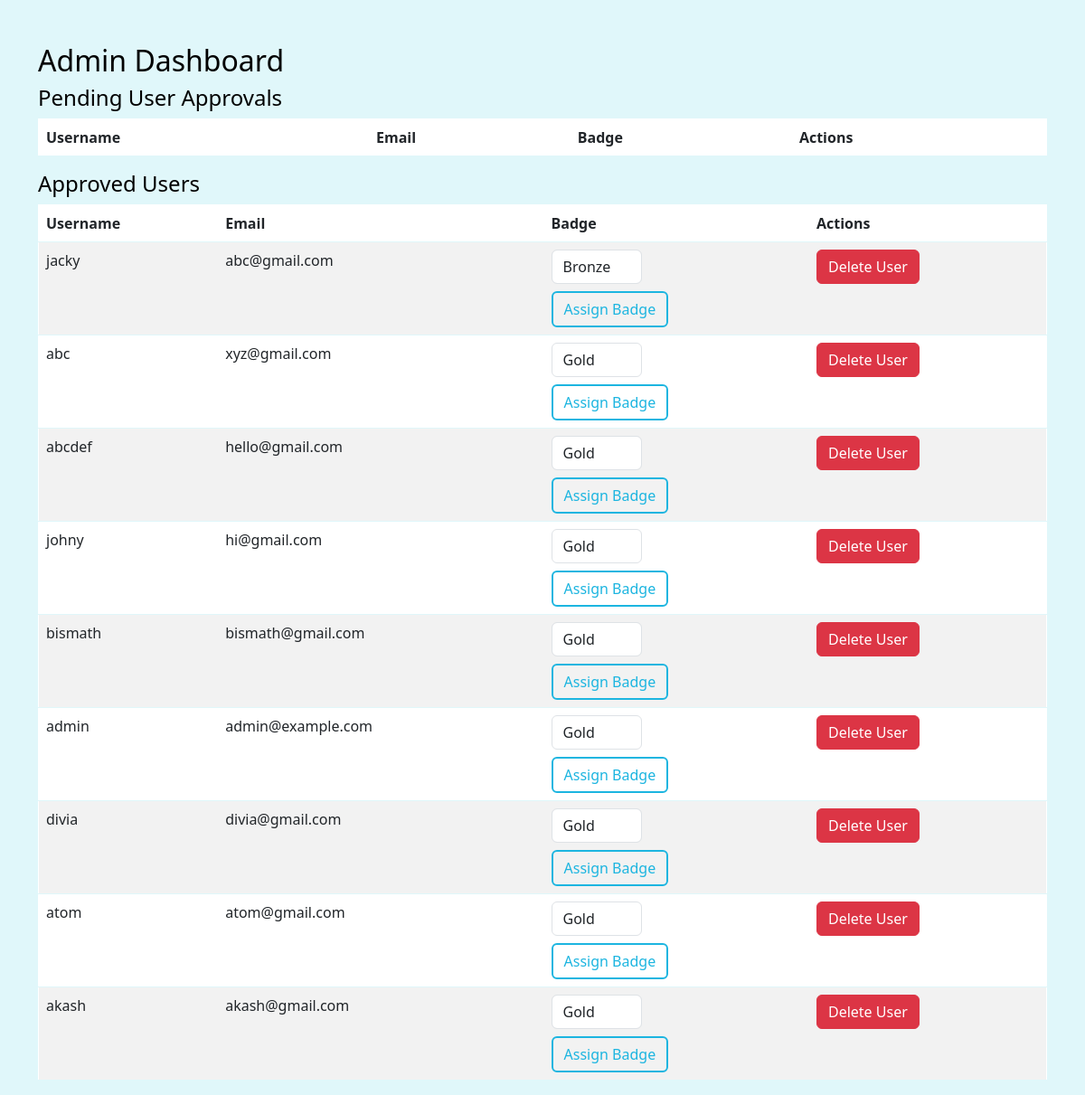
The page /admin (signed in) on the database its author committed.
### app.py (models this page shows)
class User(db.Model, UserMixin):
    id = db.Column(db.Integer, primary_key=True)
    username = db.Column(db.String(20), unique=True, nullable=False)
    email = db.Column(db.String(120), unique=True, nullable=False)
    password = db.Column(db.String(255), nullable=False)
    active = db.Column(db.Boolean(), default=True)
    approved = db.Column(db.Boolean(), default=False)
    fs_uniquifier = db.Column(db.String(255), unique=True, nullable=False, default=lambda: str(uuid4()))
    badge = db.Column(db.String(50))  # Gold, Silver, Bronze
    youtube_link = db.Column(db.String(255))
    image_filename = db.Column(db.String(255))
    description = db.Column(db.Text)
    linkedin_link = db.Column(db.String(255))
    github_link = db.Column(db.String(255))
    facebook_link = db.Column(db.String(255))
    roles = db.relationship('Role', secondary=roles_users, backref=db.backref('users', lazy='dynamic'))

### app.py (the view)
@app.route('/admin')
@login_required
def admin_panel():
    if 'admin' not in [role.name for role in current_user.roles]:
        flash('Access Denied: Admins Only!', 'error')
        return redirect(url_for('home'))
    unapproved_students = User.query.filter_by(approved=False).all()
    approved_students = User.query.filter_by(approved=True).all()
    return render_template('admin.html', unapproved_students=unapproved_students, approved_students=approved_students)

### templates/admin.html (shortened to what this page needs)
<!DOCTYPE html>
<html lang="en">
<head>
    <link href="https://cdn.jsdelivr.net/npm/bootstrap@5.3.0-alpha1/dist/css/bootstrap.min.css" rel="stylesheet">
</head>
<body>
<div class="container mt-5">
    <h2>Admin Dashboard</h2>
    <h4>Pending User Approvals</h4>
    <table class="table table-striped">
        <thead>
            <tr>
                <th>Username</th>
                <th>Email</th>
                <th>Badge</th>
                <th>Actions</th>
            </tr>
        </thead>
    </table>
    <h4>Approved Users</h4>
    <table class="table table-striped">
        <thead>
            <tr>
                <th>Username</th>
                <th>Email</th>
                <th>Badge</th>
                <th>Actions</th>
            </tr>
        </thead>
        <tbody>
            {% for student in approved_students %}
            <tr>
                <td>{{ student.username }}</td>
                <td>{{ student.email }}</td>
                <td>
                    <form action="{{ url_for('assign_badge', user_id=student.id) }}" method="POST" class="d-inline">
                        <select name="badge" class="form-control badge-select">
                            <option value="Gold" {% if student.badge == 'Gold' %}selected{% endif %}>Gold</option>
                            <option value="Bronze" {% if student.badge == 'Bronze' %}selected{% endif %}>Bronze</option>
                        </select>
                        <button type="submit" class="btn btn-primary mt-2">Assign Badge</button>
                    </form>
                </td>
                <td>
                    <form action="{{ url_for('delete_user', user_id=student.id) }}" method="POST" class="d-inline">
                        <button type="submit" class="btn btn-danger">Delete User</button>
                    </form>
                </td>
            </tr>
            {% endfor %}
        </tbody>
    </table>
</div>
</body>
</html>

### templates/admin.html (style rules this page uses)
body { background-color: #e0f7fa; color: #000000; }
.table { background-color: #ffffff; color: #000000; border: 1px solid transparent; }
.table th, .table td { border-color: #e0f7fa; }
.table-striped tbody tr:nth-of-type(odd) { background-color: #b2ebf2; }
.btn-approve, .btn-delete, .btn-primary { background: none; color: #1CB5E0; border: 2px solid #1CB5E0; transition: background 0.3s, color 0.3s; }
.badge-select { width: 100px; }
th { border-bottom: 2px solid #1CB5E0; }

### rows shown on the page
User: username "jacky", email "abc@gmail.com", badge "Bronze"
User: username "abc", email "xyz@gmail.com"
User: username "abcdef", email "hello@gmail.com"
User: username "johny", email "hi@gmail.com"
User: username "bismath", email "bismath@gmail.com"
User: username "admin", email "admin@example.com"
User: username "divia", email "divia@gmail.com"
User: username "atom", email "atom@gmail.com", badge "Gold"
User: username "akash", email "akash@gmail.com"
